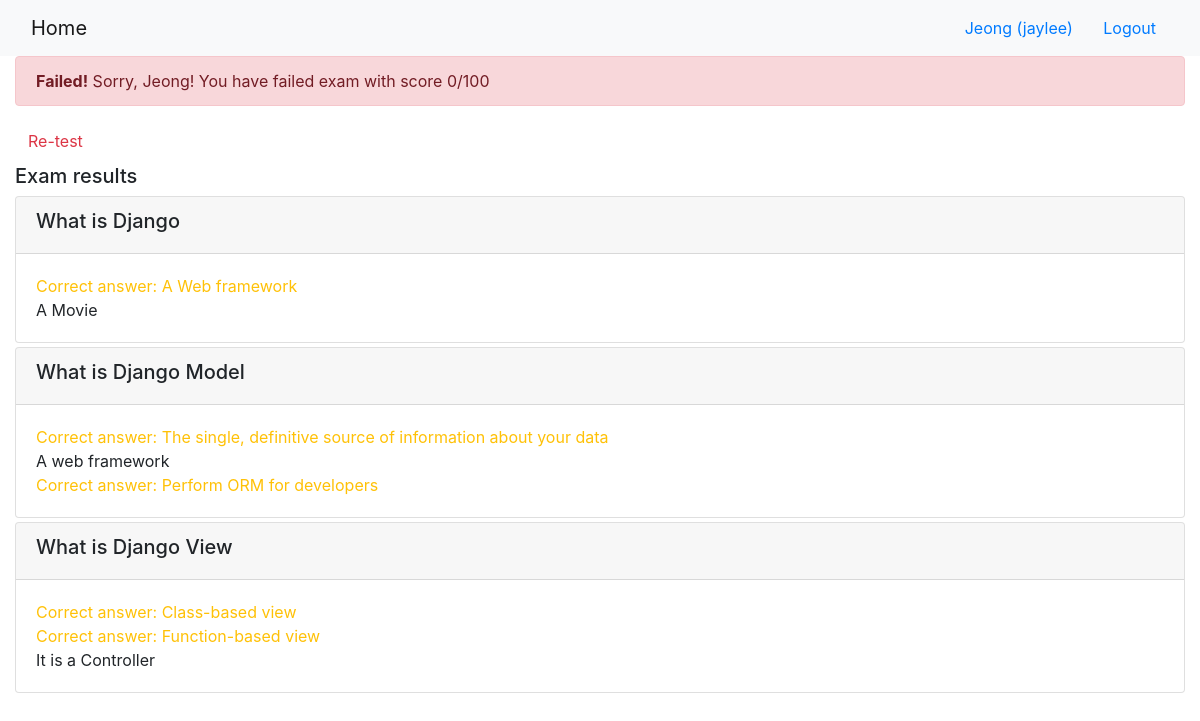
The page /onlinecourse/course/1/submission/1/result/ (signed in) on the database its author committed.
### onlinecourse/models.py (models this page shows, shortened)
class Question(models.Model):
    question_text = models.TextField()
    grade = models.IntegerField(default=0)
    course = models.ForeignKey(Course, on_delete=models.CASCADE)
    def is_get_score(self, selected_ids):
        all_answers = self.choice_set.filter(is_correct=True).count()
        selected_correct = self.choice_set.filter(is_correct=True, id__in=selected_ids).count()
        if all_answers == selected_correct:
            return True
        else:
            return False

class Choice(models.Model):
    choice_text = models.TextField()
    is_correct = models.BooleanField(default=False)
    question = models.ForeignKey(Question, on_delete=models.CASCADE)

### onlinecourse/views.py (the view)
# urls.py: path('course/<int:course_id>/submission/<int:submission_id>/result/', views.show_exam_result, name='show_exam_result'),
def show_exam_result(request, course_id, submission_id):
    course = get_object_or_404(Course, pk=course_id)
    submission = get_object_or_404(Submission, pk=submission_id)
    selected_choice_ids = submission.choices.values_list('id', flat=True)
    total_score = 0
    for question in course.question_set.all():
        score_flag = True
        if question.is_get_score(selected_choice_ids):
            total_score += question.grade
    return render(request, 'onlinecourse/exam_result_bootstrap.html', {
        'course': course,
        'submission': submission,
        'grade' : total_score,
        'selected_choice_ids':selected_choice_ids
    })

### onlinecourse/templates/onlinecourse/exam_result_bootstrap.html (shortened to what this page needs)
<!DOCTYPE html>
<html lang="en">
<head>
    {% load static %}
    <link rel="stylesheet" href="https://maxcdn.bootstrapcdn.com/bootstrap/4.5.2/css/bootstrap.min.css">
</head>
<body>
 <nav class="navbar navbar-light bg-light">
    <div class="container-fluid">
        <div class="navbar-header">
              <a class="navbar-brand" href="{% url 'onlinecourse:index' %}">Home</a>
        </div>
        <ul class="nav navbar-nav navbar-right">
            {% if user.is_authenticated %}
            <li>
                <a class="btn btn-link" href="#">{{ user.first_name }} ({{ user.username }})</a>
                <a class="btn btn-link" href="{% url 'onlinecourse:logout' %}">Logout</a>
            </li>
            {% endif %}
        </ul>
    </div>
</nav>
<div class="container-fluid">
    {% if grade > 80 %}
    <div class="alert alert-success">
       <span class="alert-heading"><b>Congratulation!</b></span> {{ user.first_name }}! You have passed the exam and completed the course with score {{grade}}/100
    </div>
        {% else %}
        <div class="alert alert-danger">
            <span class="alert-heading"><b>Failed!</b></span> Sorry, {{ user.first_name }}! You have failed exam with score {{grade}}/100
        </div>
        <a class="btn btn-link text-danger" href="{% url 'onlinecourse:course_details' course.id %}">Re-test</a>
        {% endif %}
        <div class="card-columns-vertical mt-1">
        <h5 class="">Exam results</h5>
        {% for question in course.question_set.all %}
        <div class="card mt-1">
            <div class="card-header"><h5>{{ question.question_text}}</h5></div>
            <div class="card-body">
                {% for choice in question.choice_set.all %}
                    {% if choice.is_correct %}
                        {% if choice.id in selected_choice_ids%}
                            <div class="text-success">Correct answer: {{ choice.choice_text }}</div>
                        {% else %}
                            <div class="text-warning">Correct answer: {{ choice.choice_text }}</div>
                        {% endif %}
                    {% else %}
                        {% if choice.id in selected_choice_ids%}
                            <div class="text-danger">{{ choice.choice_text }}</div>
                        {% else %}
                            <div>{{ choice.choice_text }}</div>
                        {% endif %}
                    {% endif %}
                {% endfor %}
            </div>
        </div>
        {% endfor %}
        </div>
    </div>
</body>
</html>

### rows shown on the page
Question: question_text "What is Django"
Choice: choice_text "A Web framework"
Choice: choice_text "A Movie"
Question: question_text "What is Django Model"
Choice: choice_text "The single, definitive source of information about your data"
Choice: choice_text "A web framework"
Choice: choice_text "Perform ORM for developers"
Question: question_text "What is Django View"
Choice: choice_text "Class-based view"
Choice: choice_text "Function-based view"
Choice: choice_text "It is a Controller"

### other values the page prints
{{ user.first_name }} "Jeong"
{{ user.username }} "jaylee"
{{ grade }} "0"
